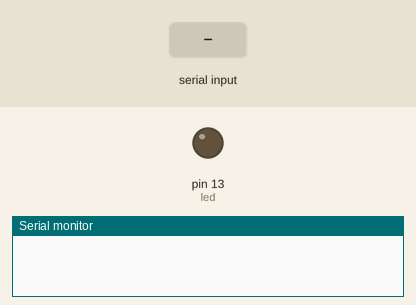
This sketch was run on a simulated Arduino Uno, built with avr-gcc and run on an emulated ATmega328P. On the bench: output pins drawn as LEDs (lit = HIGH), the last lines printed to the serial monitor. The inputs (shaded band) are chosen by the test bench.

Above: at 1.2 s.
1.3 s: "LED1:1\n" received over Serial
At 2.3 s:
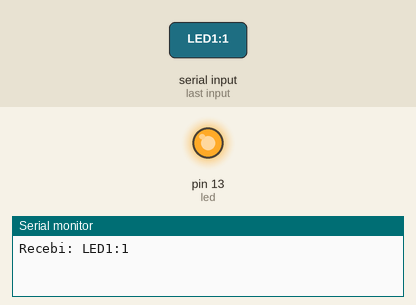
2.8 s: "LED1:0\n" received over Serial
At 3.4 s:
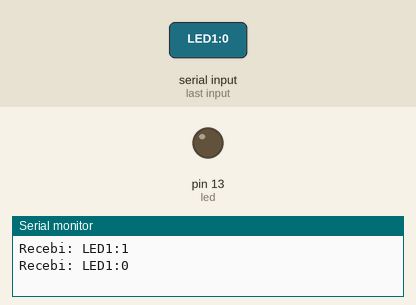
Timing chart, 0 to 5.8 s (numbered marks = the images above; inputs shaded):
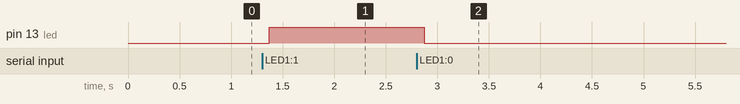

Measured:
- after the input at 1.3 s, pin 13 (led): LOW → HIGH after 0.07 s
- after the input at 2.8 s, pin 13 (led): HIGH → LOW after 0.07 s

The sketch:

liga_led.ino
```cpp
int led = 13;

void setup() {
  // put your setup code here, to run once:
pinMode(led, OUTPUT);
Serial.begin(9600);
}
/**
 * Função que lê uma string na porta serial e devolve a mesma.
 */
 String leStringSerial(){
  String conteudo = "";
  char caracter;

  //Enquanto receber algo na serial
  while(Serial.available() > 0) {
    //lê byte da serial
    caracter = Serial.read();
    //ignora caracter de quebra de linha = enter
    if(caracter != '\n'){
      //concatena valores
      conteudo.concat(caracter);
    }
    //aguarda buffer serial ler proximo caracter
    delay(10);
  }
  Serial.print("Recebi: ");
  Serial.println(conteudo);

  return conteudo;
 }

void loop() {
  // put your main code here, to run repeatedly:
//se receber algo na serial
if(Serial.available() > 0) {
  //lê toda a strig com a função
  String recebido = leStringSerial();
  //chega o valor retornado pela função
  if(recebido == "LED1:1"){
    digitalWrite(led, HIGH);
  }
  if(recebido == "LED1:0"){
    digitalWrite(led, LOW);
  }
}
}
```
